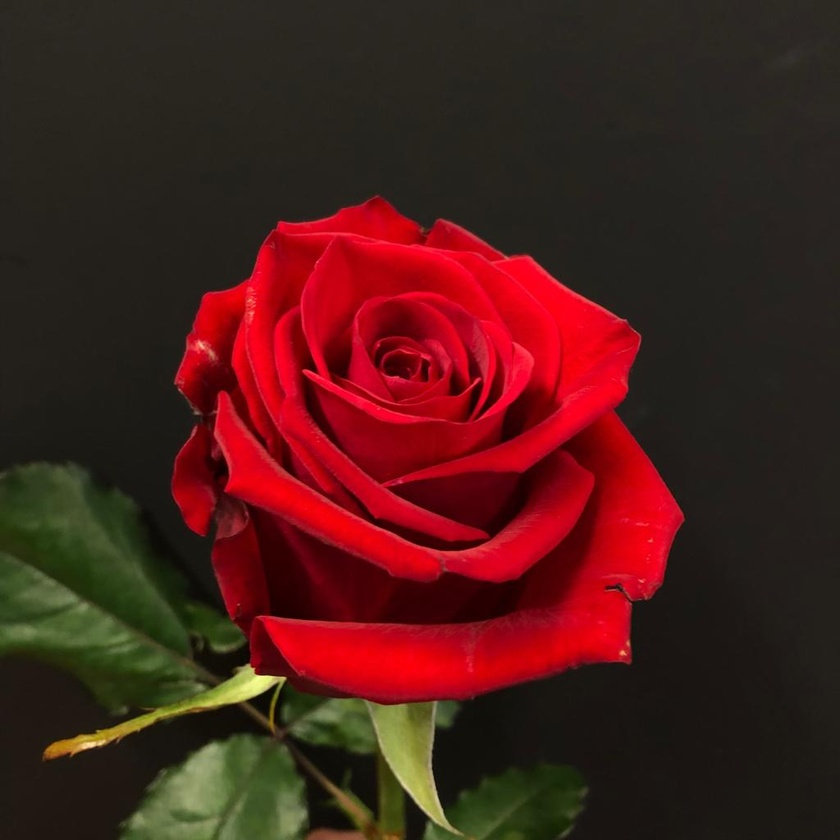
#> input picture Red.jpg, 840 x 840 px, shrunk from 1024 x 1024 before the run
$ python shahadat4.py
#> lines starting #> are read from the running program, lines starting #| are printed output that depends on the picture
import numpy as np
import matplotlib.pyplot as plt
import cv2 as cv
import math


def main():

    x, y = 3, 2
    pos, channel = 1, 0

    img_path= 'Red.jpg'
    rgb=plt.imread(img_path)
#> rgb is the input picture: shape (840, 840, 3); mean R, G, B 74.6, 30, 25.9
    print(rgb)
#> (printed output is left out)
    print(rgb.shape)
#| (840, 840, 3)
    grayscale = cv.cvtColor(rgb, cv.COLOR_RGB2GRAY)
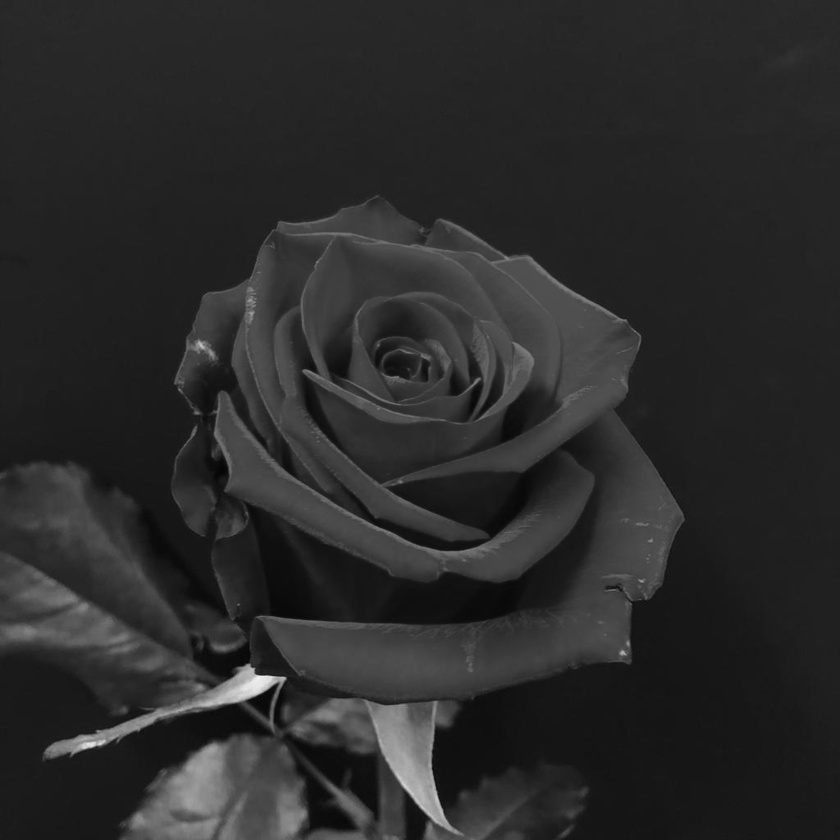
#> grayscale: shape (840, 840); min 5, max 241, mean 42.8

    plt.figure(figsize=(50,100))
    plt.subplot(x,y,pos)
    plt.title('Grayscale')
    plt.imshow(grayscale,cmap='gray')


    '''Question 1-: Comparison between built in and Custom histogram'''
    # find histogram by own process
    img = np.array(grayscale)
    img = img.reshape(-1)
    yaxis = np.zeros((256,),dtype=int)
    for i in range(0,len(img)):
        yaxis[img[i]] += 1
#> after the loop, yaxis = 256 values, max 36135 at index 33, min 0 at index 0, mean 2756.2

    #print(y)
    xaxis = np.array([i for i in range(0,256)])
#> xaxis = 256 values from 0 to 255
    #print(x.shape,y.shape)
    plt.subplot(x,y,pos+2)
    plt.title('Customize Histogram')
    plt.plot(x,y)
    plt.bar(xaxis,yaxis,width=1.001)

    #built in histogram
    plt.subplot(x,y,pos+3)
    plt.title('Built In Histogram')
    plt.hist(img.ravel(),256,[0,256])


    '''Question2-: Comparison between built in kernel function and custom kernel'''
    kernel = np.array([
        [3,0,-3],
        [10,0,-10],
        [3,0,-3]
    ])
    print("Values of kernal={}".format(kernel))

    grayscale = cv.cvtColor(rgb, cv.COLOR_RGB2GRAY)

    kernel_output = cv.filter2D(grayscale,-1,kernel)
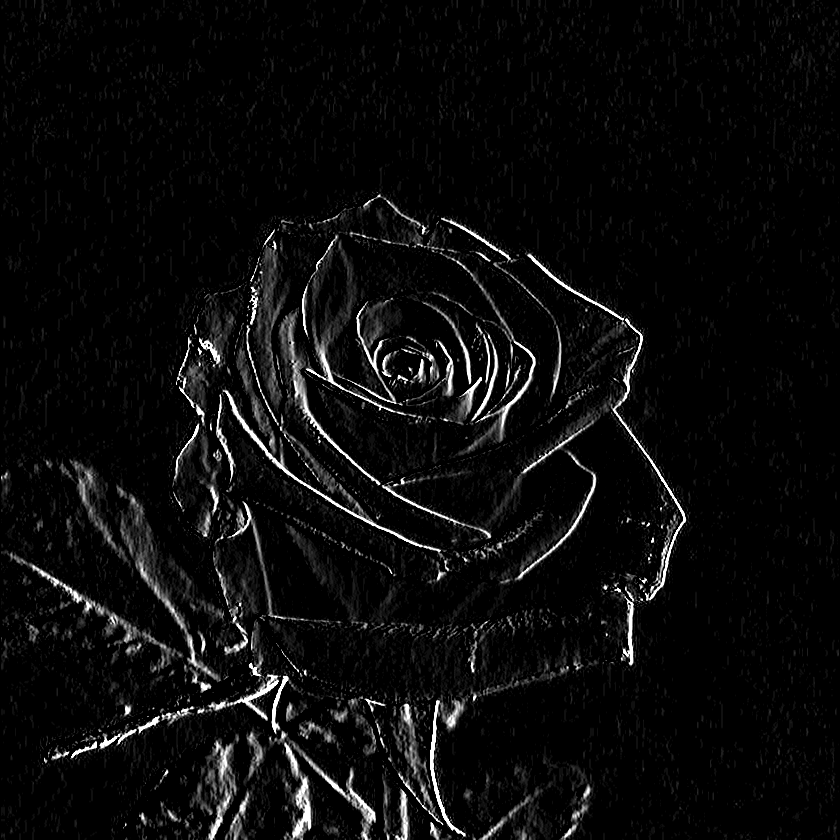
#> kernel_output: shape (840, 840); min 0, max 255, mean 11.9
    plt.subplot(x,y,pos+5)
    plt.title('Built In Convolution Kernel/Filter')
    plt.imshow(kernel_output,cmap='gray')


    img=grayscale
    w, h = img.shape
#> w = 840; h = 840
    new_img = np.zeros(shape=(w+2,h+2))
    w, h = new_img.shape
#> w = 842; h = 842
    new_img[1:w-1,1:h-1] = img
    new_img.astype(int)

    img=new_img
    _, k = kernel.shape
    w, h = img.shape
    new_w, new_h = w-k+1, h-k+1
#> new_w = 840; new_h = 840
    conv_img = np.zeros(shape=(new_w,new_h))
    for i in range(new_w):
        for j in range(new_h):
            mat = img[i:i+k,j:j+k]
            conv_img[i][j] = np.sum(np.multiply(kernel,mat))
            if conv_img[i][j]<0:
                conv_img[i][j]=0
            elif(conv_img[i][j]>255):
                conv_img[i][j]=255

    my_kernel_output = conv_img
    plt.subplot(x,y,pos+4)
    plt.title('Customize Convolution Kernel/Filter')
    plt.imshow(my_kernel_output,cmap='gray')


    plt.show()
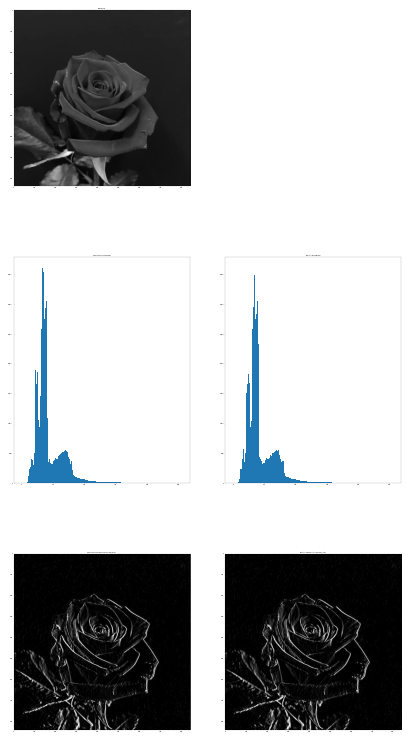
#> figure drawn by matplotlib, 5 panels; panel 2: tallest bar 36135 high, from x = 32.5 to 33.5; panel 3: tallest bar 36135 high, from x = 33 to 34

if __name__ == '__main__':
    main()
